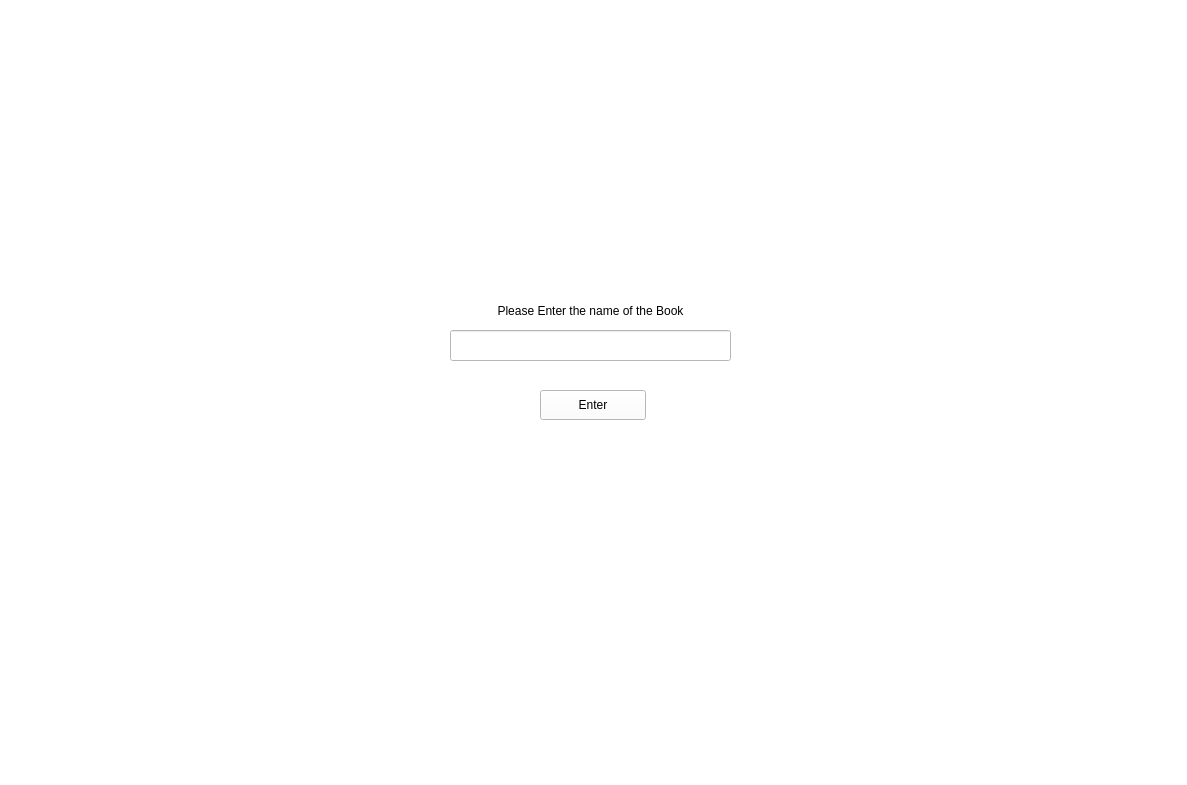
<?xml version="1.0" encoding="UTF-8"?>
<ui version="4.0">
 <class>Form</class>
 <widget class="QWidget" name="Form">
  <property name="geometry">
   <rect>
    <x>0</x>
    <y>0</y>
    <width>1187</width>
    <height>785</height>
   </rect>
  </property>
  <property name="windowTitle">
   <string>Form</string>
  </property>
  <property name="styleSheet">
   <string notr="true">background-color: rgb(255, 255, 255);</string>
  </property>
  <widget class="QLabel" name="label">
   <property name="geometry">
    <rect>
     <x>0</x>
     <y>0</y>
     <width>1201</width>
     <height>241</height>
    </rect>
   </property>
   <property name="text">
    <string/>
   </property>
   <property name="pixmap">
    <pixmap>2020120118401825450.jpg</pixmap>
   </property>
   <property name="alignment">
    <set>Qt::AlignCenter</set>
   </property>
   <property name="margin">
    <number>30</number>
   </property>
   <property name="indent">
    <number>-9</number>
   </property>
  </widget>
  <widget class="QLineEdit" name="bookinputfield">
   <property name="geometry">
    <rect>
     <x>450</x>
     <y>330</y>
     <width>281</width>
     <height>31</height>
    </rect>
   </property>
  </widget>
  <widget class="QLabel" name="label_2">
   <property name="geometry">
    <rect>
     <x>420</x>
     <y>300</y>
     <width>341</width>
     <height>21</height>
    </rect>
   </property>
   <property name="text">
    <string>Please Enter the name of the Book</string>
   </property>
   <property name="alignment">
    <set>Qt::AlignCenter</set>
   </property>
  </widget>
  <widget class="QLabel" name="label_3">
   <property name="geometry">
    <rect>
     <x>240</x>
     <y>550</y>
     <width>691</width>
     <height>231</height>
    </rect>
   </property>
   <property name="text">
    <string/>
   </property>
   <property name="pixmap">
    <pixmap>1-02-Communicative-Logo.jpg</pixmap>
   </property>
   <property name="alignment">
    <set>Qt::AlignCenter</set>
   </property>
   <property name="margin">
    <number>30</number>
   </property>
   <property name="indent">
    <number>-9</number>
   </property>
  </widget>
  <widget class="QPushButton" name="bookEnter">
   <property name="geometry">
    <rect>
     <x>540</x>
     <y>390</y>
     <width>106</width>
     <height>30</height>
    </rect>
   </property>
   <property name="text">
    <string>Enter</string>
   </property>
  </widget>
  <widget class="QLabel" name="Outputlabel">
   <property name="geometry">
    <rect>
     <x>310</x>
     <y>490</y>
     <width>551</width>
     <height>21</height>
    </rect>
   </property>
   <property name="text">
    <string/>
   </property>
   <property name="alignment">
    <set>Qt::AlignCenter</set>
   </property>
  </widget>
 </widget>
 <resources/>
 <connections/>
</ui>
